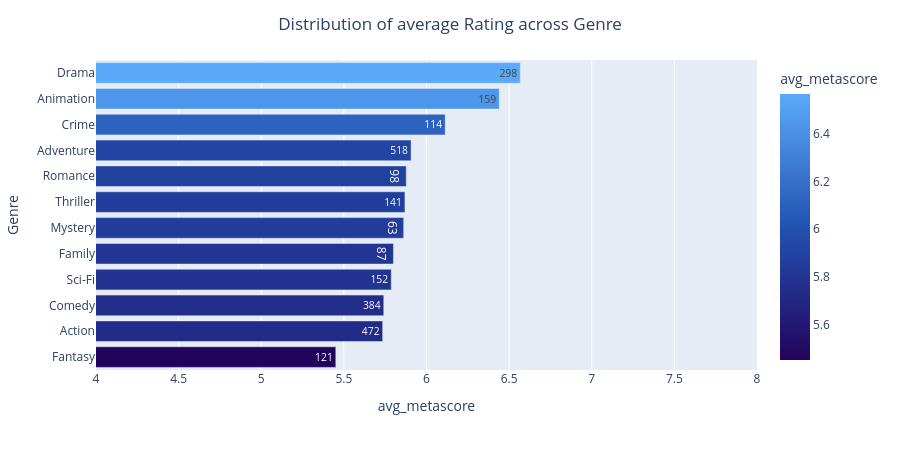

Notebook code cell kept with this figure:
### Markdown cell above
Key Takeaway: 

Sci-Fi leads audience engagement by a significant margin — nearly **40% more votes** than the second-ranked genre (Mystery), indicating a highly dedicated and active fanbase.

### Code cell
genre_vs_rating = px.bar(genre_agg, x='avg_metascore', y='Genre',
                         orientation='h', 
                         color='avg_metascore',
                         color_continuous_scale=[[0, "#22045D"], [0.5, "#2252B2"], [1, "#5baafa"]],
                         text=genre_agg['movie_count'],
                         range_x=(4,8),
                         width=900, height=450)


genre_vs_rating.update_layout(
                         yaxis={'categoryorder':'total ascending'},
                         title={
                             'text':'Distribution of average Rating across Genre',
                             'x':0.5,
                             'xanchor':'center'
                         }
)
genre_vs_rating

### Figure 1 — Plotly figure (JSON) as saved in the notebook; plotly's stock layout.template omitted (floating-point values rounded to 4 significant figures)
{"data": [{"hovertemplate": "avg_metascore=%{marker.color}<br>Genre=%{y}<br>movie_count=%{text}<extra></extra>", "legendgroup": "", "marker": {"color": [5.907, 5.735, 5.741, 6.568, 6.44, 5.787, 5.87, 5.451, 6.113, 5.878, 5.8, 5.862], "coloraxis": "coloraxis", "pattern": {"shape": ""}}, "name": "", "orientation": "h", "showlegend": false, "text": [518.0, 472.0, 384.0, 298.0, 159.0, 152.0, 141.0, 121.0, 114.0, 98.0, 87.0, 63.0], "textposition": "auto", "type": "bar", "x": [5.907, 5.735, 5.741, 6.568, 6.44, 5.787, 5.87, 5.451, 6.113, 5.878, 5.8, 5.862], "xaxis": "x", "y": ["Adventure", "Action", "Comedy", "Drama", "Animation", "Sci-Fi", "Thriller", "Fantasy", "Crime", "Romance", "Family", "Mystery"], "yaxis": "y"}], "layout": {"barmode": "relative", "coloraxis": {"colorbar": {"title": {"text": "avg_metascore"}}, "colorscale": [[0, "#22045D"], [0.5, "#2252B2"], [1, "#5baafa"]]}, "height": 450, "legend": {"tracegroupgap": 0}, "margin": {"t": 60}, "title": {"text": "Distribution of average Rating across Genre", "x": 0.5, "xanchor": "center"}, "width": 900, "xaxis": {"anchor": "y", "domain": [0, 1], "range": [4, 8], "title": {"text": "avg_metascore"}}, "yaxis": {"anchor": "x", "categoryorder": "total ascending", "domain": [0, 1], "title": {"text": "Genre"}}}}
